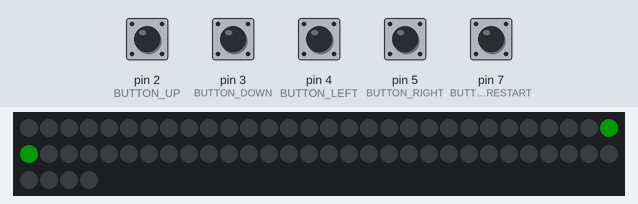
Bench run of a sketch on a simulated Arduino Uno, built with avr-gcc and run on an emulated ATmega328P. Parts: 64 RGB LEDs in strip order, left to right, continuing on the next row. The test bench sets the inputs (shaded band); at power-on: pin 2 (BUTTON_UP), pin 3 (BUTTON_DOWN), pin 4 (BUTTON_LEFT), pin 5 (BUTTON_RIGHT), pin 7 (BUTTON_RESTART) HIGH. Dim RGB values are drawn brighter than linear; random numbers use the default seed unless the sketch sets one; what the sketch prints to the serial monitor is not drawn.

Above: at 1.29 s.
1.3 s: pin 2 (BUTTON_UP) pulled LOW for 0.3 s
3.1 s: pin 4 (BUTTON_LEFT) pulled LOW for 0.3 s
Timing chart, 0 to 6.1 s (numbered marks = the images above; inputs shaded):
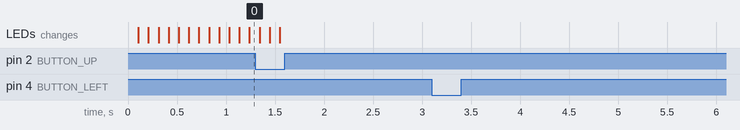

Measured:
- after the input at 3.1 s, every drawn part: stays the same

The sketch:

snake.ino
```cpp
#include <FastLED.h>

// Настройки матрицы WS2812
#define LED_PIN     6       // Пин подключения матрицы WS2812
#define NUM_LEDS    64      // 8x8 матрица = 64 светодиодов
#define BRIGHTNESS  50      // Яркость матрицы
#define LED_TYPE    WS2812
#define COLOR_ORDER GRB

CRGB leds[NUM_LEDS]; // Массив для хранения состояния каждого светодиода на матрице

// Пины для кнопок управления
#define BUTTON_UP    2
#define BUTTON_DOWN  3
#define BUTTON_LEFT  4
#define BUTTON_RIGHT 5
#define BUTTON_RESTART 7   // Кнопка для перезапуска игры

// Структура для хранения координат змейки
struct SnakeSegment {
  int x, y;  // Координаты сегмента змейки на матрице
};

SnakeSegment snake[NUM_LEDS]; // Массив для хранения координат всех сегментов змейки
int snakeLength = 1;          // Начальная длина змейки
int appleX = -1, appleY = -1; // Координаты яблока

// Направление змейки
enum Direction { UP, DOWN, LEFT, RIGHT };
Direction dir = RIGHT;  // Начальное направление змейки — вправо

// Очки
int score = 0;

void setup() {
  // Инициализация последовательного порта для вывода информации о счете
  Serial.begin(9600);

  // Инициализация матрицы светодиодов
  FastLED.addLeds<LED_TYPE, LED_PIN, COLOR_ORDER>(leds, NUM_LEDS);
  FastLED.setBrightness(BRIGHTNESS);  // Установка яркости

  // Инициализация пинов кнопок
  pinMode(BUTTON_UP, INPUT_PULLUP);
  pinMode(BUTTON_DOWN, INPUT_PULLUP);
  pinMode(BUTTON_LEFT, INPUT_PULLUP);
  pinMode(BUTTON_RIGHT, INPUT_PULLUP);
  pinMode(BUTTON_RESTART, INPUT_PULLUP);

  // Начальная позиция змейки
  snake[0].x = 1;
  snake[0].y = 1;
  applePosition();  // Генерация начальной позиции яблока
}

void loop() {
  updateDirection();  // Проверка нажатия кнопок и обновление направления
  moveSnake();        // Движение змейки
  displayGame();      // Отображение состояния игры на матрице
  delay(100);         // Задержка для контроля скорости игры
}

// Функция для перемещения змейки
void moveSnake() {
  // Сдвигаем каждый сегмент змейки в массиве на одно место
  for (int i = snakeLength - 1; i > 0; i--) {
    snake[i] = snake[i - 1];
  }

  // Перемещаем голову змейки в направлении, заданном переменной 'dir'
  switch (dir) {
    case UP:    snake[0].y--; break;
    case DOWN:  snake[0].y++; break;
    case LEFT:  snake[0].x--; break;
    case RIGHT: snake[0].x++; break;
  }

  // Проверка на столкновение с границами игрового поля
  if (snake[0].x < 0 || snake[0].x >= 16 && snake[0].y < 0 || snake[0].y >= 16) {
    gameOver();  // Игра завершена
  }

  // Проверка на столкновение с собственным хвостом
  for (int i = 1; i < snakeLength; i++) {
    if (snake[0].x == snake[i].x && snake[0].y == snake[i].y) {
      gameOver();  // Игра завершена
    }
  }

  // Проверка на поедание яблока
  if (snake[0].x == appleX && snake[0].y == appleY) {
    score++;      // Увеличиваем очки
    snakeLength++; // Увеличиваем длину змейки
    applePosition(); // Генерация нового яблока
  }
}

// Функция для генерации случайных координат для яблока
void applePosition() {
  appleX = random(0, 16);  // Случайная координата X яблока
  appleY = random(0, 16);  // Случайная координата Y яблока
}

// Функция для отображения игры на матрице WS2812
void displayGame() {
  fill_solid(leds, NUM_LEDS, CRGB::Black); // Очистка экрана (выключаем все светодиоды)

  // Отображаем каждый сегмент змейки на экране
  for (int i = 0; i < snakeLength; i++) {
    leds[snake[i].y * 16 + snake[i].x] = CRGB::Green;  // Зеленый для змейки
  }

  // Отображаем яблоко на экране
  leds[appleY * 16 + appleX] = CRGB::Red; // Красный для яблока

  FastLED.show(); // Обновляем матрицу, чтобы отобразить изменения

  // Выводим текущий счет в последовательный порт
  Serial.print("Score: ");
  Serial.println(score);
}

// Функция для обновления направления движения змейки
void updateDirection() {
  // Проверка нажатия кнопок и изменение направления змейки
  if (digitalRead(BUTTON_UP) == LOW && dir != DOWN) {
    dir = UP;  // Если кнопка вверх нажата, змейка идет вверх
  }
  if (digitalRead(BUTTON_DOWN) == LOW && dir != UP) {
    dir = DOWN;  // Если кнопка вниз нажата, змейка идет вниз
  }
  if (digitalRead(BUTTON_LEFT) == LOW && dir != RIGHT) {
    dir = LEFT;  // Если кнопка влево нажата, змейка идет влево
  }
  if (digitalRead(BUTTON_RIGHT) == LOW && dir != LEFT) {
    dir = RIGHT;  // Если кнопка вправо нажата, змейка идет вправо
  }
}

// Функция для завершения игры и перезапуска
void gameOver() {
  Serial.print("Game Over! Score: ");
  Serial.println(score);
  delay(1000);  // Задержка перед перезапуском игры

  // Ожидаем нажатия кнопки для перезапуска игры
  while (digitalRead(BUTTON_RESTART) == HIGH) {
    // Ждем нажатие кнопки для перезапуска
  }
  restartGame();  // Перезапускаем игру
}

// Функция для перезапуска игры
void restartGame() {
  score = 0;         // Сбрасываем счет
  snakeLength = 1;   // Сбрасываем длину змейки
  snake[0].x = 0;    // Начальная позиция головы змейки
  snake[0].y = 0;
  applePosition();   // Генерируем новое яблоко
  dir = RIGHT;       // Направление змейки на старте — вправо
}
```
